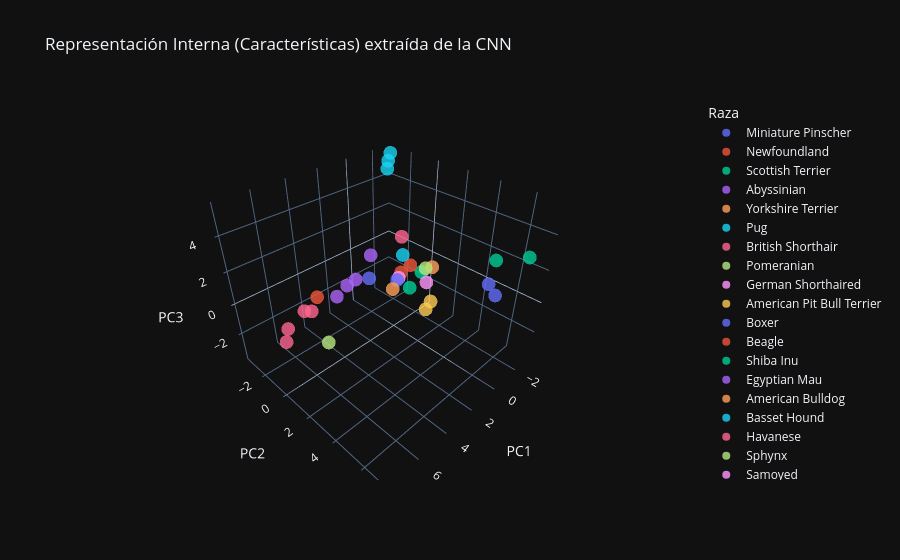

Notebook code for this chart:
### Markdown cell above
## 3. Son 1280 dimensiones?!
El vector de características es imposible de entender por un humano. Pero sabemos usar PCA 😉.

Si a la gráfica 3D la coloreamos por razas, vemos que la red por sí sola "agrupa" en razas parecidas

### Code cell
plot_pca_features(features, labels_np, class_names, n_components=3)

### Figure 1 — Plotly figure (JSON) as saved in the notebook; plotly's stock layout.template omitted (floating-point values rounded to 4 significant figures)
{"data": [{"hovertemplate": "Raza=Miniature Pinscher<br>PC1=%{x}<br>PC2=%{y}<br>PC3=%{z}<extra></extra>", "legendgroup": "Miniature Pinscher", "marker": {"color": "#636efa", "opacity": 0.8, "symbol": "circle"}, "mode": "markers", "name": "Miniature Pinscher", "scene": "scene", "showlegend": true, "type": "scatter3d", "x": [-2.263, -2.48], "y": [5.318, 4.703], "z": [-0.04101, 0.2823]}, {"hovertemplate": "Raza=Newfoundland<br>PC1=%{x}<br>PC2=%{y}<br>PC3=%{z}<extra></extra>", "legendgroup": "Newfoundland", "marker": {"color": "#EF553B", "opacity": 0.8, "symbol": "circle"}, "mode": "markers", "name": "Newfoundland", "scene": "scene", "showlegend": true, "type": "scatter3d", "x": [-2.291], "y": [-1.615], "z": [-1.775]}, {"hovertemplate": "Raza=Scottish Terrier<br>PC1=%{x}<br>PC2=%{y}<br>PC3=%{z}<extra></extra>", "legendgroup": "Scottish Terrier", "marker": {"color": "#00cc96", "opacity": 0.8, "symbol": "circle"}, "mode": "markers", "name": "Scottish Terrier", "scene": "scene", "showlegend": true, "type": "scatter3d", "x": [-1.688], "y": [0.5924], "z": [-0.4508]}, {"hovertemplate": "Raza=Abyssinian<br>PC1=%{x}<br>PC2=%{y}<br>PC3=%{z}<extra></extra>", "legendgroup": "Abyssinian", "marker": {"color": "#ab63fa", "opacity": 0.8, "symbol": "circle"}, "mode": "markers", "name": "Abyssinian", "scene": "scene", "showlegend": true, "type": "scatter3d", "x": [4.005], "y": [-0.302], "z": [0.219]}, {"hovertemplate": "Raza=Yorkshire Terrier<br>PC1=%{x}<br>PC2=%{y}<br>PC3=%{z}<extra></extra>", "legendgroup": "Yorkshire Terrier", "marker": {"color": "#FFA15A", "opacity": 0.8, "symbol": "circle"}, "mode": "markers", "name": "Yorkshire Terrier", "scene": "scene", "showlegend": true, "type": "scatter3d", "x": [-2.34], "y": [0.8674], "z": [-0.2793]}, {"hovertemplate": "Raza=Pug<br>PC1=%{x}<br>PC2=%{y}<br>PC3=%{z}<extra></extra>", "legendgroup": "Pug", "marker": {"color": "#19d3f3", "opacity": 0.8, "symbol": "circle"}, "mode": "markers", "name": "Pug", "scene": "scene", "showlegend": true, "type": "scatter3d", "x": [-3.027, -2.828, -2.885], "y": [-3.35, -3.34, -3.455], "z": [5.434, 5.011, 4.485]}, {"hovertemplate": "Raza=British Shorthair<br>PC1=%{x}<br>PC2=%{y}<br>PC3=%{z}<extra></extra>", "legendgroup": "British Shorthair", "marker": {"color": "#FF6692", "opacity": 0.8, "symbol": "circle"}, "mode": "markers", "name": "British Shorthair", "scene": "scene", "showlegend": true, "type": "scatter3d", "x": [7.854, 5.649, 7.339, 5.819], "y": [0.6487, -0.3161, 0.07101, -0.7255], "z": [0.07217, 0.139, 0.2115, 0.01777]}, {"hovertemplate": "Raza=Pomeranian<br>PC1=%{x}<br>PC2=%{y}<br>PC3=%{z}<extra></extra>", "legendgroup": "Pomeranian", "marker": {"color": "#B6E880", "opacity": 0.8, "symbol": "circle"}, "mode": "markers", "name": "Pomeranian", "scene": "scene", "showlegend": true, "type": "scatter3d", "x": [-2.046], "y": [0.6056], "z": [-0.3373]}, {"hovertemplate": "Raza=German Shorthaired<br>PC1=%{x}<br>PC2=%{y}<br>PC3=%{z}<extra></extra>", "legendgroup": "German Shorthaired", "marker": {"color": "#FF97FF", "opacity": 0.8, "symbol": "circle"}, "mode": "markers", "name": "German Shorthaired", "scene": "scene", "showlegend": true, "type": "scatter3d", "x": [-1.377], "y": [-0.955], "z": [-1.442]}, {"hovertemplate": "Raza=American Pit Bull Terrier<br>PC1=%{x}<br>PC2=%{y}<br>PC3=%{z}<extra></extra>", "legendgroup": "American Pit Bull Terrier", "marker": {"color": "#FECB52", "opacity": 0.8, "symbol": "circle"}, "mode": "markers", "name": "American Pit Bull Terrier", "scene": "scene", "showlegend": true, "type": "scatter3d", "x": [-2.365], "y": [0.539], "z": [-3.637]}, {"hovertemplate": "Raza=Boxer<br>PC1=%{x}<br>PC2=%{y}<br>PC3=%{z}<extra></extra>", "legendgroup": "Boxer", "marker": {"color": "#636efa", "opacity": 0.8, "symbol": "circle"}, "mode": "markers", "name": "Boxer", "scene": "scene", "showlegend": true, "type": "scatter3d", "x": [-2.233], "y": [-1.893], "z": [-2.467]}, {"hovertemplate": "Raza=Beagle<br>PC1=%{x}<br>PC2=%{y}<br>PC3=%{z}<extra></extra>", "legendgroup": "Beagle", "marker": {"color": "#EF553B", "opacity": 0.8, "symbol": "circle"}, "mode": "markers", "name": "Beagle", "scene": "scene", "showlegend": true, "type": "scatter3d", "x": [-2.298], "y": [-0.8294], "z": [-0.8756]}, {"hovertemplate": "Raza=Shiba Inu<br>PC1=%{x}<br>PC2=%{y}<br>PC3=%{z}<extra></extra>", "legendgroup": "Shiba Inu", "marker": {"color": "#00cc96", "opacity": 0.8, "symbol": "circle"}, "mode": "markers", "name": "Shiba Inu", "scene": "scene", "showlegend": true, "type": "scatter3d", "x": [-1.625, -1.933], "y": [7.106, 5.241], "z": [3.368, 2.264]}, {"hovertemplate": "Raza=Egyptian Mau<br>PC1=%{x}<br>PC2=%{y}<br>PC3=%{z}<extra></extra>", "legendgroup": "Egyptian Mau", "marker": {"color": "#ab63fa", "opacity": 0.8, "symbol": "circle"}, "mode": "markers", "name": "Egyptian Mau", "scene": "scene", "showlegend": true, "type": "scatter3d", "x": [2.678, 3.094], "y": [-0.2807, -0.5313], "z": [0.6755, 0.3629]}, {"hovertemplate": "Raza=American Bulldog<br>PC1=%{x}<br>PC2=%{y}<br>PC3=%{z}<extra></extra>", "legendgroup": "American Bulldog", "marker": {"color": "#FFA15A", "opacity": 0.8, "symbol": "circle"}, "mode": "markers", "name": "American Bulldog", "scene": "scene", "showlegend": true, "type": "scatter3d", "x": [-2.437], "y": [-2.487], "z": [-3.593]}, {"hovertemplate": "Raza=Basset Hound<br>PC1=%{x}<br>PC2=%{y}<br>PC3=%{z}<extra></extra>", "legendgroup": "Basset Hound", "marker": {"color": "#19d3f3", "opacity": 0.8, "symbol": "circle"}, "mode": "markers", "name": "Basset Hound", "scene": "scene", "showlegend": true, "type": "scatter3d", "x": [-2.471], "y": [-1.662], "z": [-0.5597]}, {"hovertemplate": "Raza=Havanese<br>PC1=%{x}<br>PC2=%{y}<br>PC3=%{z}<extra></extra>", "legendgroup": "Havanese", "marker": {"color": "#FF6692", "opacity": 0.8, "symbol": "circle"}, "mode": "markers", "name": "Havanese", "scene": "scene", "showlegend": true, "type": "scatter3d", "x": [-2.577], "y": [-1.878], "z": [0.6179]}, {"hovertemplate": "Raza=Sphynx<br>PC1=%{x}<br>PC2=%{y}<br>PC3=%{z}<extra></extra>", "legendgroup": "Sphynx", "marker": {"color": "#B6E880", "opacity": 0.8, "symbol": "circle"}, "mode": "markers", "name": "Sphynx", "scene": "scene", "showlegend": true, "type": "scatter3d", "x": [5.756], "y": [1.037], "z": [-1.03]}, {"hovertemplate": "Raza=Samoyed<br>PC1=%{x}<br>PC2=%{y}<br>PC3=%{z}<extra></extra>", "legendgroup": "Samoyed", "marker": {"color": "#FF97FF", "opacity": 0.8, "symbol": "circle"}, "mode": "markers", "name": "Samoyed", "scene": "scene", "showlegend": true, "type": "scatter3d", "x": [-2.337], "y": [0.4943], "z": [-1.553]}, {"hovertemplate": "Raza=Staffordshire Bull Terrier<br>PC1=%{x}<br>PC2=%{y}<br>PC3=%{z}<extra></extra>", "legendgroup": "Staffordshire Bull Terrier", "marker": {"color": "#FECB52", "opacity": 0.8, "symbol": "circle"}, "mode": "markers", "name": "Staffordshire Bull Terrier", "scene": "scene", "showlegend": true, "type": "scatter3d", "x": [-2.675], "y": [0.6508], "z": [-3.113]}, {"hovertemplate": "Raza=Persian<br>PC1=%{x}<br>PC2=%{y}<br>PC3=%{z}<extra></extra>", "legendgroup": "Persian", "marker": {"color": "#636efa", "opacity": 0.8, "symbol": "circle"}, "mode": "markers", "name": "Persian", "scene": "scene", "showlegend": true, "type": "scatter3d", "x": [0.5583], "y": [-1.543], "z": [-0.8493]}, {"hovertemplate": "Raza=Ragdoll<br>PC1=%{x}<br>PC2=%{y}<br>PC3=%{z}<extra></extra>", "legendgroup": "Ragdoll", "marker": {"color": "#EF553B", "opacity": 0.8, "symbol": "circle"}, "mode": "markers", "name": "Ragdoll", "scene": "scene", "showlegend": true, "type": "scatter3d", "x": [4.869], "y": [-0.8483], "z": [0.344]}, {"hovertemplate": "Raza=Great Pyrenees<br>PC1=%{x}<br>PC2=%{y}<br>PC3=%{z}<extra></extra>", "legendgroup": "Great Pyrenees", "marker": {"color": "#00cc96", "opacity": 0.8, "symbol": "circle"}, "mode": "markers", "name": "Great Pyrenees", "scene": "scene", "showlegend": true, "type": "scatter3d", "x": [-2.337], "y": [-0.8638], "z": [-2.626]}, {"hovertemplate": "Raza=Siamese<br>PC1=%{x}<br>PC2=%{y}<br>PC3=%{z}<extra></extra>", "legendgroup": "Siamese", "marker": {"color": "#ab63fa", "opacity": 0.8, "symbol": "circle"}, "mode": "markers", "name": "Siamese", "scene": "scene", "showlegend": true, "type": "scatter3d", "x": [0.8938], "y": [-0.999], "z": [1.126]}], "layout": {"legend": {"title": {"text": "Raza"}, "tracegroupgap": 0}, "scene": {"domain": {"x": [0, 1], "y": [0, 1]}, "xaxis": {"title": {"text": "PC1"}}, "yaxis": {"title": {"text": "PC2"}}, "zaxis": {"title": {"text": "PC3"}}}, "title": {"text": "Representación Interna (Características) extraída de la CNN"}}}
